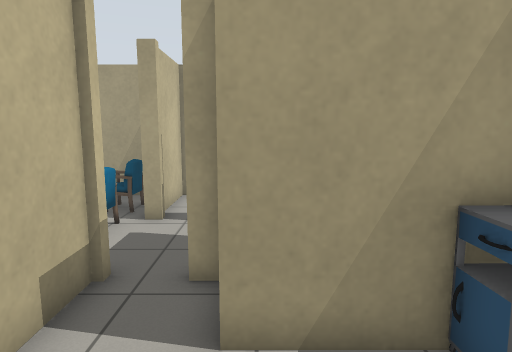
[1] (above)

19 first-person views from a walk through a world built for the Gazebo simulator. The camera is 1.3 m above the floor, tilts 8° down and sees 75° across. The floor is counted in squares, 0.5 m on a side. Each view is taken from the middle of a square. On the plan, view 1 faces up. The plan holds only what a view shows up to about 20 squares ahead; the rest is blank. Some stock models are drawn as simple stand-ins. Some surface patterns are stand-ins.

[2]
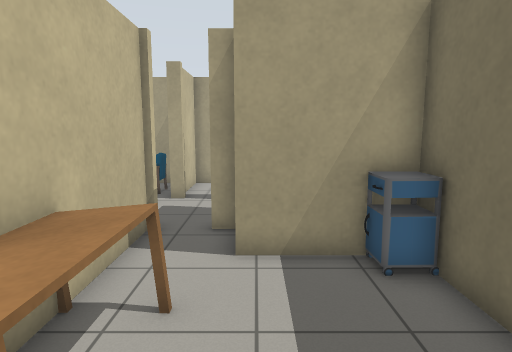

[3]
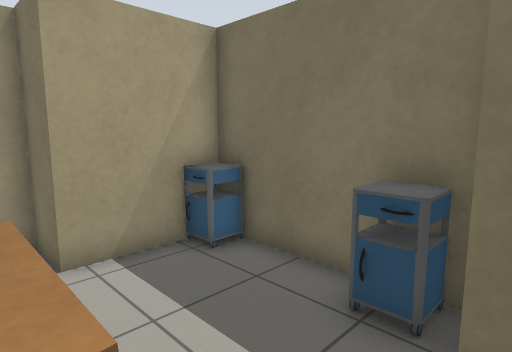

[4]
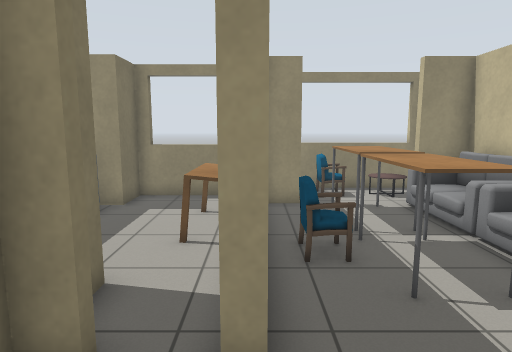

[5]
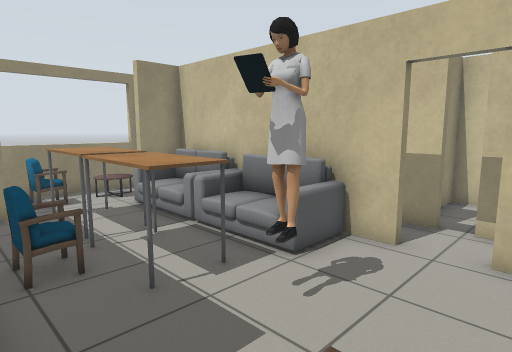

[6]
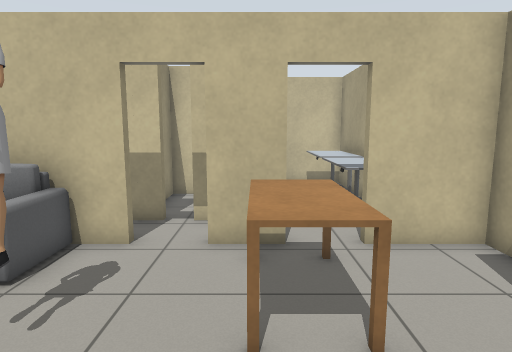

[7]
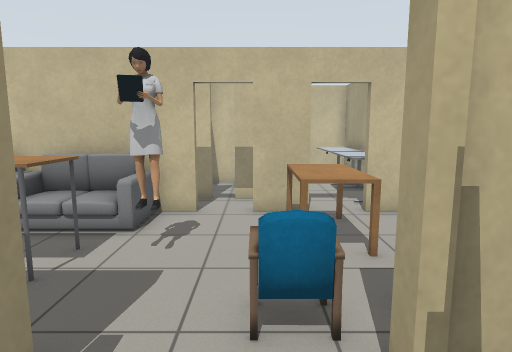

[8]
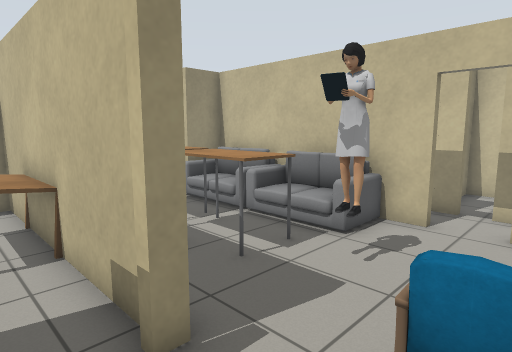

[9]
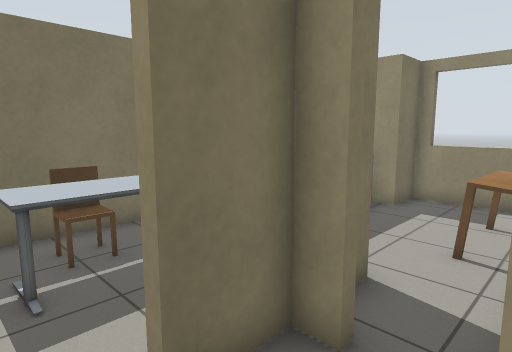

[10]
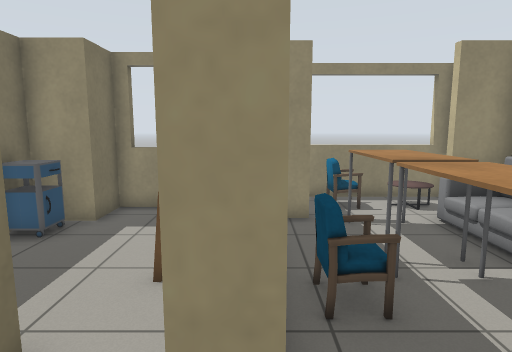

[11]
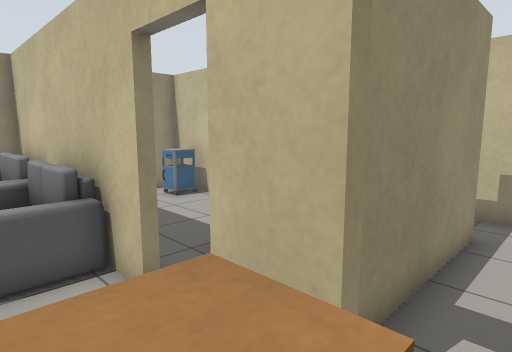

[12]
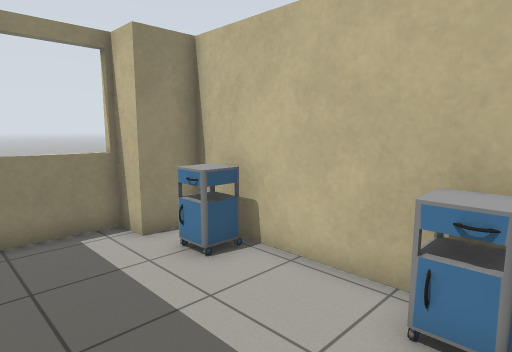

[13]
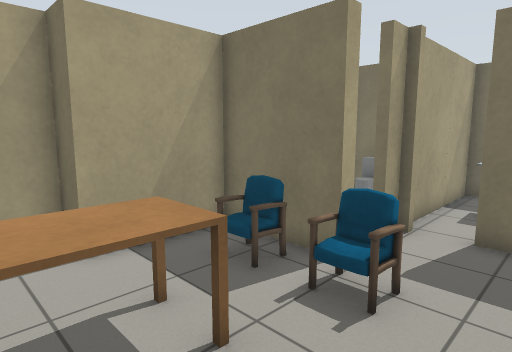

[14]
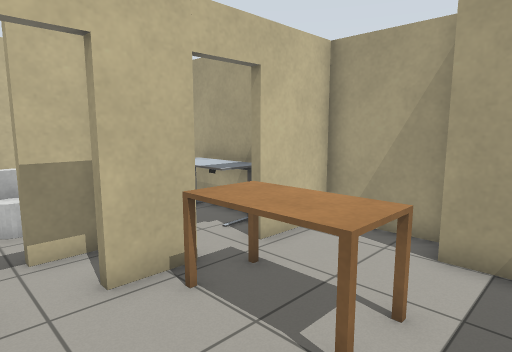

[15]
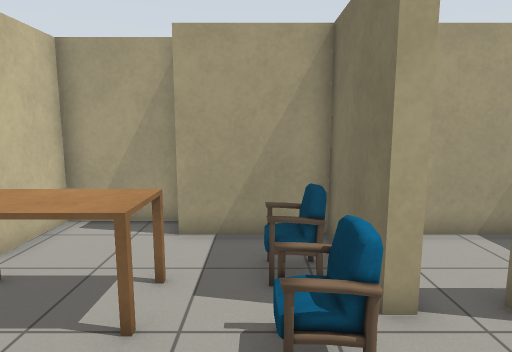

[16]
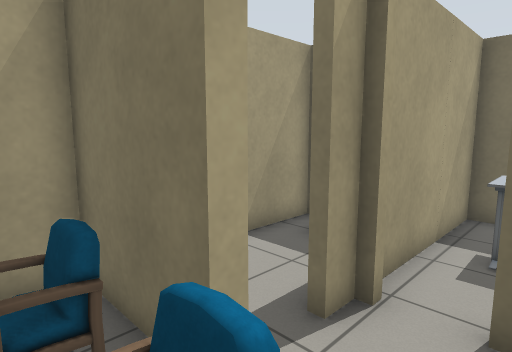

[17]
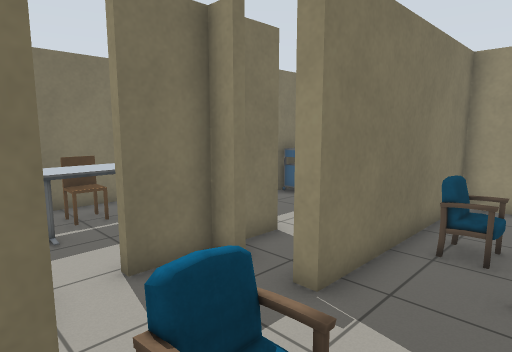

[18]
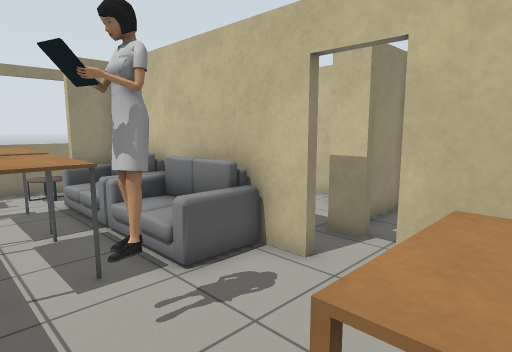

[19]
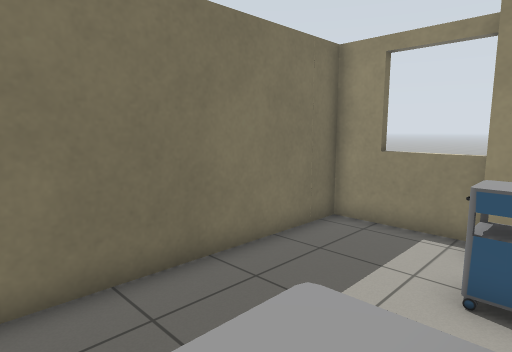

### Floor plan
Ten units are one square. View 1 is at (0, 0); x grows to the right and y downward. Boxes are objects, and circles mark ways between rooms. Rooms are numbered by the first view taken in them; rooms with no view inside come last. Other rooms are left out.
<svg viewBox="-170 -147 235 192">
<path fill="none" stroke="#000" d="M-28 -35 -28 40 16 40 16 23 33 23 33 -36 -4 -36 -4 -55 -12 -55M-12 -55 -12 -57 -4 -57 -4 -78M-4 -94 -12 -94M-28 -55 -28 -35M-32 -57 -25 -57M-28 -94 -32 -94M60 -46 60 -94 5 -94M-103 -61 -103 -55M-123 -64 -123 -52M-123 -85 -123 -71M-103 -97 -103 -79M-104 26 -86 26M-163 -36 -163 26 -146 26 -146 38 -106 38 -106 24M-32 -94 -32 -130 -69 -130 -69 -142 -103 -142 -103 -114M-46 26 -32 26 -32 -57M-12 -94 -12 -98M33 -117 33 -130 -28 -130 -28 -94M-163 -79 -163 -57 -140 -57"/>
<rect x="-25" y="-15" width="10" height="30" fill="#bbb"><title>table</title></rect>
<rect x="15" y="5" width="20" height="10" fill="#bbb"><title>side table</title></rect>
<rect x="15" y="-35" width="20" height="10" fill="#bbb"><title>side table</title></rect>
<rect x="25" y="-85" width="20" height="30" fill="#bbb"><title>table</title></rect>
<rect x="35" y="-75" width="10" height="20" fill="#bbb"><title>chair</title></rect>
<rect x="-165" y="5" width="20" height="10" fill="#bbb"><title>side table</title></rect>
<rect x="-165" y="-45" width="20" height="10" fill="#bbb"><title>side table</title></rect>
<rect x="-105" y="-15" width="30" height="40" fill="#bbb"><title>sofa</title></rect>
<rect x="-105" y="-55" width="30" height="40" fill="#bbb"><title>sofa</title></rect>
<rect x="-95" y="-105" width="30" height="20" fill="#bbb"><title>table</title></rect>
<rect x="-75" y="-15" width="20" height="40" fill="#bbb"><title>table</title></rect>
<rect x="-75" y="-45" width="20" height="30" fill="#bbb"><title>table</title></rect>
<rect x="-75" y="-65" width="20" height="20" fill="#bbb"><title>person</title></rect>
<rect x="-55" y="-25" width="20" height="10" fill="#bbb"><title>chair</title></rect>
<rect x="-55" y="-95" width="20" height="20" fill="#bbb"><title>chair</title></rect>
<rect x="-55" y="-115" width="20" height="20" fill="#bbb"><title>chair</title></rect>
<rect x="15" y="-125" width="10" height="20" fill="#bbb"><title>toilet</title></rect>
<rect x="-155" y="-85" width="10" height="20" fill="#bbb"><title>toilet</title></rect>
<circle cx="-20" cy="-45" r="3" fill="#2a7"/>
<circle cx="-30" cy="-75" r="3" fill="#2a7"/>
<circle cx="-20" cy="-100" r="3" fill="#2a7"/>
<circle cx="-130" cy="-70" r="3" fill="#2a7"/>
<text x="0" y="0">1</text>
<text x="10" y="-70">2</text>
<text x="-90" y="-40">3</text>
<text x="0" y="-110">4</text>
<text x="-150" y="-80">5</text>
</svg>
Room 1 opens to room 2. Room 2 opens to room 3. Room 2 opens to room 4. Room 3 opens to room 5.

Where each view was taken, in squares from view 1:
view 1: 0 up, 0 right, facing up
view 2: 3 down, 0 right, facing up
view 3: 3 down, 2 left, facing up-right
view 4: 9 up, 3 left, facing down
view 5: 9 up, 3 left, facing down-left
view 6: 9 up, 3 left, facing left
view 7: 8 up, 0 right, facing left
view 8: 9 up, 1 left, facing down-left
view 9: 9 up, 3 left, facing down-right
view 10: 7 up, 3 left, facing down
view 11: 11 up, 8 left, facing down-left
view 12: 5 up, 11 left, facing down-left
view 13: 6 up, 9 left, facing up-right
view 14: 6 up, 5 left, facing up-left
view 15: 5 up, 5 left, facing up
view 16: 7 up, 5 left, facing up-right
view 17: 10 up, 6 left, facing down-right
view 18: 10 up, 5 left, facing down-left
view 19: 5 up, 16 left, facing down-right
